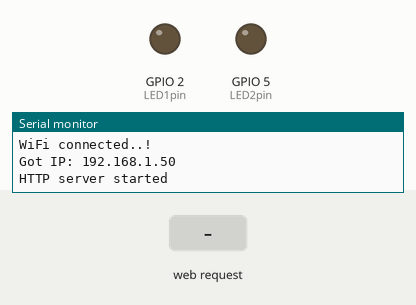
This sketch was run on a simulated ESP32. Shown: output pins drawn as LEDs (lit = HIGH), the last lines printed to the serial monitor. The inputs (shaded band) are chosen by the test bench. WiFi joins after 1.5 s; servers stay silent unless stated; storage starts empty.

Above: at 3.3 s.
3.4 s: HTTP request GET /led1?state=ON received
At 3.7 s:
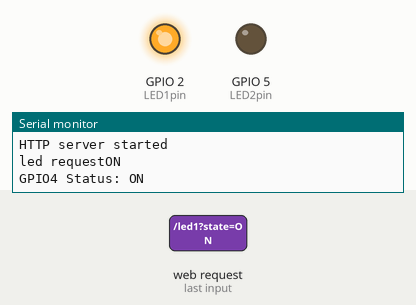
4.9 s: HTTP request GET /led2?state=ON received
At 6.0 s:
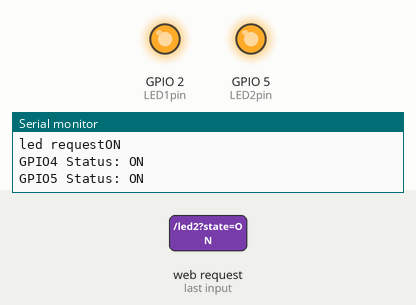
6.4 s: HTTP request GET /led1 received
At 7.2 s:
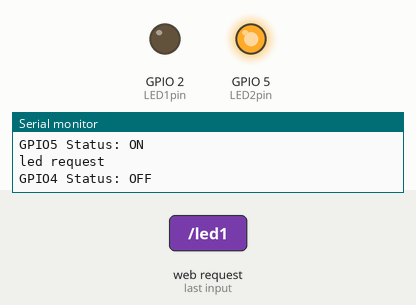
7.9 s: HTTP request GET /led2 received
At 8.3 s:
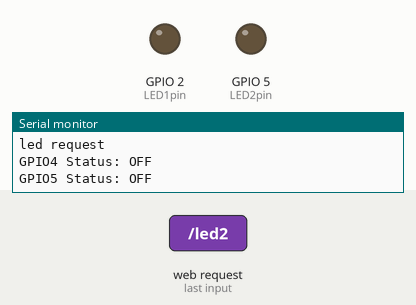
Timing chart, 0 to 10.4 s (numbered marks = the images above; inputs shaded):
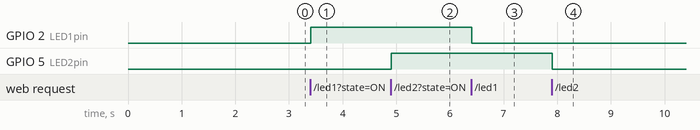

The sketch:

ESP32_webserver_STATION.ino
```cpp
// #include <WiFi.h>
#include <esp_wifi.h>
#include <ESPAsyncWebServer.h>
#include "index.h"
#include "SPIFFS.h"

/*Put your SSID & Password*/
const char* ssid = "SINHA_NCBN";    // Enter SSID here
const char* password = "19061969";  //Enter Password here

AsyncWebServer server(80);

uint8_t LED1pin = 2;
bool LED1status = LOW;

uint8_t LED2pin = 5;
bool LED2status = LOW;

void Connect_STATION() {
  WiFi.mode(WIFI_STA);
  esp_wifi_set_ps(WIFI_PS_NONE);

  Serial.print("Connecting to : ");
  Serial.println(ssid);


  //connect to your local wi-fi network
  WiFi.begin(ssid, password);

  //check wi-fi is connected to wi-fi network
  while (WiFi.status() != WL_CONNECTED) {
    delay(1000);
    Serial.print(".");
  }
  Serial.println("");
  Serial.println("WiFi connected..!");
  Serial.print("Got IP: ");
  Serial.println(WiFi.localIP());
  WiFi.setAutoReconnect(true);
  WiFi.persistent(true);
  delay(100);
}

void setup() {
  Serial.begin(115200);

  Connect_STATION();

  pinMode(LED1pin, OUTPUT);
  pinMode(LED2pin, OUTPUT);


  server.on("/", handle_OnConnect);
  server.on("/led1", HTTP_GET, handle_led1on);
  // server.on("/led1", handle_led1off);
  server.on("/led2", HTTP_GET, handle_led2on);

  server.onNotFound([](AsyncWebServerRequest* request) {
    request->send(404);
  });

  server.begin();
  Serial.println("HTTP server started");


  if (!SPIFFS.begin(true)) {
    Serial.println("An Error has occurred while mounting SPIFFS");
    return;
  }
}
void loop() {
  // server.handleClient();

  while (WiFi.status() != WL_CONNECTED) {
    delay(1000);
    Serial.print(".");
  }
  if (LED1status) {
    digitalWrite(LED1pin, HIGH);
  } else {
    digitalWrite(LED1pin, LOW);
  }

  if (LED2status) {
    digitalWrite(LED2pin, HIGH);
  } else {
    digitalWrite(LED2pin, LOW);
  }
}

void handle_OnConnect(AsyncWebServerRequest* request) {
  Serial.println("GPIO4 Status: OFF | GPIO5 Status: OFF");
  // request->send_P(200, "text/html", index_html, processor);
  request->send(SPIFFS, "/index.html");
}

void handle_led1on(AsyncWebServerRequest* request) {
  String ledreq = "";
  if (request->hasParam("state")) {
    ledreq = request->getParam("state")->value();
  }
  Serial.println("led request" + ledreq);

  if (ledreq == "ON") {
    LED1status = HIGH;
    Serial.println("GPIO4 Status: ON");
  } else if (ledreq = "OFF") {
    LED1status = LOW;
    Serial.println("GPIO4 Status: OFF");
  }

  request->redirect("/");
}


void handle_led2on(AsyncWebServerRequest* request) {
  String ledreq = "";
  if (request->hasParam("state")) {
    ledreq = request->getParam("state")->value();
  }

  if (ledreq == "ON") {
    LED2status = HIGH;
    Serial.println("GPIO5 Status: ON");
  } else if (ledreq = "OFF") {
    LED2status = LOW;
    Serial.println("GPIO5 Status: OFF");
  }

  request->redirect("/");
}


String processor(const String& var) {
  //Serial.println(var);
  if (var == "BUTTON_TYPE") {
    String buttons = "";

    if (LED1status) {
      buttons += btn1off;
    } else {
      buttons += btn1on;
    }

    if (LED2status) {
      buttons += btn2off;
    } else {
      buttons += btn2on;
    }

    return buttons;
  } else if (var == "SERVER_TITLE") {
    return "ESP32 Devkit v1";
  }

  return String();
}
```

index.h
```cpp
#include "WString.h"
const char index_html[] PROGMEM = R"rawliteral(
<!DOCTYPE html>
<html>

<head>
    <meta name="viewport" content="width=device-width, initial-scale=1.0, user-scalable=no">
    <title>ESP32 Server</title>
    <style>
        * {
            padding: 0;
            margin: 0;
        }

        html {
            font-family: Helvetica;
            display: inline-block;
            margin: 0px;
            text-align: center;
        }

        body {
            background-color: #3B4252;
            display: flex;
            flex-direction:column;
            align-items: center;
            justify-content: center;
            min-height: 100vh;
        }

        .nev {
            background-color: #2E3440;
            display: flex;
            height: 50px;
            align-items: center;
            position: fixed;
            justify-content: space-between;
            width: calc(100vw - 20px);
            top: 10px;
            left: 10px;
            border-radius: 20px;

        }

        .circle {
            background-color: #8FBCBB;
            width: 30px;
            height: 30px;
            border-radius: 15px;
            margin-right: 10px;
        }

        h1 {
            color: #ECEFF4;
            font-size: 18px;
            letter-spacing: 1px;
            margin-left: 20px;
            font-weight: 600;
        }

        h3 {
            color: #D8DEE9;
            margin-bottom: 50px;
            font-size: 20px;
        }

        .button {
            display: block;
            width: 80px;
            background-color: #5E81AC;
            border: none;
            color: #ECEFF4;
            padding: 13px 30px;
            text-decoration: none;
            font-size: 25px;
            margin: 0px auto 35px;
            cursor: pointer;
            border-radius: 7px;
        }

         .button-on {
            background-color: #488fe6;
        }

        .button-on:active {
            background-color: #488fe6;
        }

        .button-off {
            background-color: #517295;
        }

        .button-off:active {
            background-color: #5c748b;
        }

        p {
            font-size: 14px;
            color: #acb6ce;
            margin-bottom: 10px;
        }
    </style>
</head>

<body>
    <div class="nev">
        <h1>%SERVER_TITLE%</h1>
        <div class="circle"></div>
    </div>

    %BUTTON_TYPE%
</body>

</html>
)rawliteral";

String btn1on = "<p>LED1 Status: OFF</p><a class=\"button button-on\" href=\"/led1?state=ON\">ON</a>\n";
String btn1off = "<p>LED1 Status: ON</p><a class=\"button button-off\" href=\"/led1?state=OFF\">OFF</a>";
String btn2on = "<p>LED2 Status: OFF</p><a class=\"button button-on\" href=\"/led2?state=ON\">ON</a>\n";
String btn2off = "<p>LED2 Status: ON</p><a class=\"button button-off\" href=\"/led2?state=OFF\">OFF</a>\n";
```

Measured:
- after the input at 3.4 s, GPIO 2 (LED1pin): LOW → HIGH at once
- after the input at 4.9 s, GPIO 5 (LED2pin): LOW → HIGH at once
- after the input at 6.4 s, GPIO 2 (LED1pin): HIGH → LOW at once
- after the input at 7.9 s, GPIO 5 (LED2pin): HIGH → LOW at once
